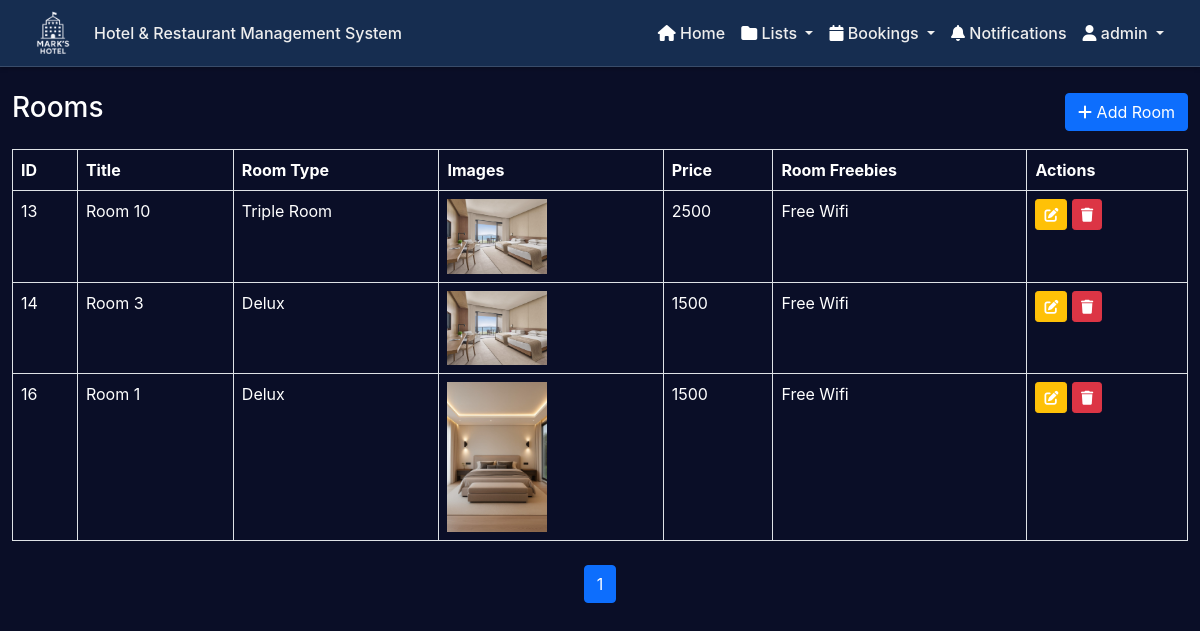
The page /admin/manageRooms.php (signed in) on the database its author committed.
### tables this page shows
CREATE TABLE `rooms` (
  `id` int(11) NOT NULL,
  `title` varchar(255) NOT NULL,
  `room_type_id` int(11) NOT NULL,
  `images` varchar(255) DEFAULT NULL,
  `price` varchar(250) DEFAULT NULL,
  `includes` varchar(250) DEFAULT NULL
);

CREATE TABLE `room_type` (
  `id` int(11) NOT NULL,
  `title` varchar(255) NOT NULL,
  `detail` varchar(255) NOT NULL
);

### models/roomModel.php (called while the page is built, shortened)
<?php
class roomModel {
    private $con;
    public function __construct($con) {
        $this->con = $con;
    }
    public function getRoomsWithPagination($offset, $limit) {
        try {
            $query = "SELECT rooms.id, rooms.title, rooms.room_type_id, rooms.images, rooms.price, rooms.includes, room_type.title AS room_type_title
                      FROM rooms
                      INNER JOIN room_type ON rooms.room_type_id = room_type.id
                      LIMIT ?, ?";
            $stmt = $this->con->prepare($query);
            $stmt->bind_param("ii", $offset, $limit);
            $stmt->execute();
            $result = $stmt->get_result();
            return $result;
        } catch(Exception $e) {
            throw new Exception("Error fetching rooms: " . $e->getMessage());
        }
    }
    public function getTotalRoomsCount() {
        try {
            $query = "SELECT COUNT(*) as total FROM rooms";
            $result = $this->con->query($query);
            $row = $result->fetch_assoc();
            return $row['total'];
        } catch(Exception $e) {
            throw new Exception("Error counting rooms: " . $e->getMessage());
        }
    }
    public function getAllRoomTypes() {
        try {
            $query = "SELECT id, title FROM room_type";
            $result = $this->con->query($query);
            return $result;
        } catch(Exception $e) {
            throw new Exception("Error fetching room types: " . $e->getMessage());
        }
    }
}
?>

### controllers/roomsController.php (called while the page is built, shortened)
<?php
require_once '../components/connection.php';
require_once '../models/roomModel.php';
$roomModel = new roomModel($con);
$records_per_page = 5;
$page = isset($_GET['page']) ? (int)$_GET['page'] : 1;
$offset = ($page - 1) * $records_per_page;
$total_rows = $roomModel->getTotalRoomsCount();
$total_pages = ceil($total_rows / $records_per_page);
$result = $roomModel->getRoomsWithPagination($offset, $records_per_page);
$roomTypesResult = $roomModel->getAllRoomTypes();
?>

### admin/manageRooms.php (the view, shortened to what this page needs)
<?php
require_once '../controllers/roomsController.php';
require_once '../middleware/authMiddleware.php';
?>
<!DOCTYPE html>
<html lang="en">
<head>
    <link href="https://cdn.jsdelivr.net/npm/bootstrap@5.0.2/dist/css/bootstrap.min.css" rel="stylesheet">
    <link rel="stylesheet" href="https://cdnjs.cloudflare.com/ajax/libs/font-awesome/6.0.0-beta3/css/all.min.css" />
    <link rel="stylesheet" href="../css/customAdminHeader.css">
    <link rel="stylesheet" href="https://cdnjs.cloudflare.com/ajax/libs/font-awesome/6.7.2/css/all.min.css">
    <link rel="stylesheet" href="../css/notifications.css">
    <link rel="stylesheet" href="../css/app.css">
</head>
<body>
    <?php include '../components/header_admin.php'; ?>
    <div class="container-fluid mt-4" id="mainContent">
            <div class="d-flex justify-content-between align-items-center mb-3">
                <h3 class="text-center">Rooms</h3>
                <button class="btn btn-primary" data-bs-toggle="modal" data-bs-target="#addRoomModal">
                    <i class="fas fa-plus"></i> Add Room
                </button>
            </div>
            <table class="table table-bordered">
                <thead>
                    <tr>
                        <th>ID</th>
                        <th>Title</th>
                        <th>Room Type</th>
                        <th>Images</th>
                        <th>Price</th>
                        <th>Room Freebies</th>
                        <th>Actions</th>
                    </tr>
                </thead>
                <tbody>
                    <?php while ($row = $result->fetch_assoc()): ?>
                        <tr>
                            <td><?php echo $row['id']; ?></td>
                            <td><?php echo htmlspecialchars($row['title']); ?></td>
                            <td><?php echo htmlspecialchars($row['room_type_title']); ?></td>
                            <td>
                                <?php
                                $imagesArray = json_decode($row['images'], true);
                                if (!empty($imagesArray)) {
                                    echo '<img src="../uploads/' . htmlspecialchars($imagesArray[0]) . '" alt="Room Image" style="width: 100px; height: auto;">';
                                } else {
                                    echo 'No image available';
                                }
                                ?>
                            </td>
                            <td>
                                <?php echo htmlspecialchars($row['price']); ?>
                            </td>
                            <td>
                                <?php echo htmlspecialchars($row['includes'])?>
                            </td>
                            <td>
                                <button class="btn btn-warning btn-sm" data-bs-toggle="modal" data-bs-target="#editRoomModal<?php echo $row['id']; ?>">
                                    <i class="fas fa-edit"></i>
                                </button>
                                <a href="../controllers/roomsController.php?deleteRoom=<?php echo $row['id']; ?>" class="btn btn-danger btn-sm" onclick="return confirm('Are you sure you want to delete this room?')">
                                    <i class="fas fa-trash"></i>
                                </a>
                            </td>
                        </tr>
                                                    <?php
                                                    $roomTypesResult2 = $roomModel->getAllRoomTypes();
                                                    ?>
                    <?php endwhile; ?>
                </tbody>
            </table>
            <nav aria-label="Page navigation" class="mt-4">
                <ul class="pagination justify-content-center">
                    <?php for($i = 1; $i <= $total_pages; $i++): ?>
                        <li class="page-item <?php echo ($page == $i) ? 'active' : ''; ?>">
                            <a class="page-link" href="?page=<?php echo $i; ?>"><?php echo $i; ?></a>
                        </li>
                    <?php endfor; ?>
                </ul>
            </nav>
        </div>
</body>
</html>

### css/notifications.css (style rules this page uses)
:root { --bg-primary: #0a0e27; --bg-secondary: #141937; --bg-card: #1a1f3a; --accent-blue: #00d4ff; --accent-cyan: #00bcd4; --accent-purple: #6b5ce7; --text-primary: #ffffff; --text-secondary: #8b92b8; --success: #00ff88; --warning: #ffb800; --danger: #ff4757; }

### css/app.css (style rules this page uses)
:root { --bg-primary: #0a0e27; --bg-secondary: #141937; --bg-card: #1a1f3a; --accent-blue: #00d4ff; --accent-cyan: #00bcd4; --accent-purple: #6b5ce7; --text-primary: #ffffff; --text-secondary: #8b92b8; --success: #00ff88; --warning: #ffb800; --danger: #ff4757; }
* { color: var(--text-primary); }
body { background: var(--bg-primary); color: var(--text-primary); font-family: 'Inter', -apple-system, BlinkMacSystemFont, 'Segoe UI', sans-serif; }

### rows shown on the page
rooms: id "13", title "Room 10", room_type.title "Triple Room", price "2500", includes "Free Wifi"
rooms: id "14", title "Room 3", room_type.title "Delux", price "1500", includes "Free Wifi"
rooms: id "16", title "Room 1", room_type.title "Delux", shows a picture, price "1500", includes "Free Wifi"

### other values the page prints
$_SESSION['name'] "admin"
